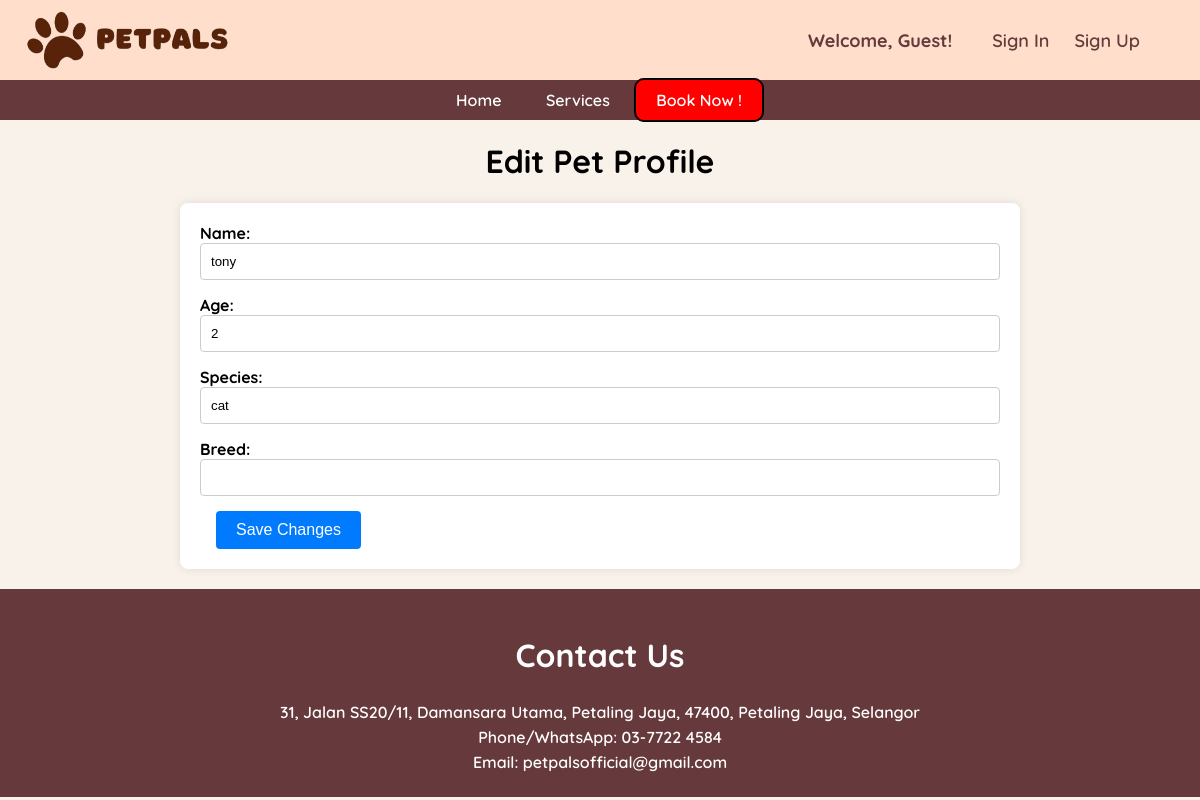
The page /edit_pet/6 on the database as committed earlier.
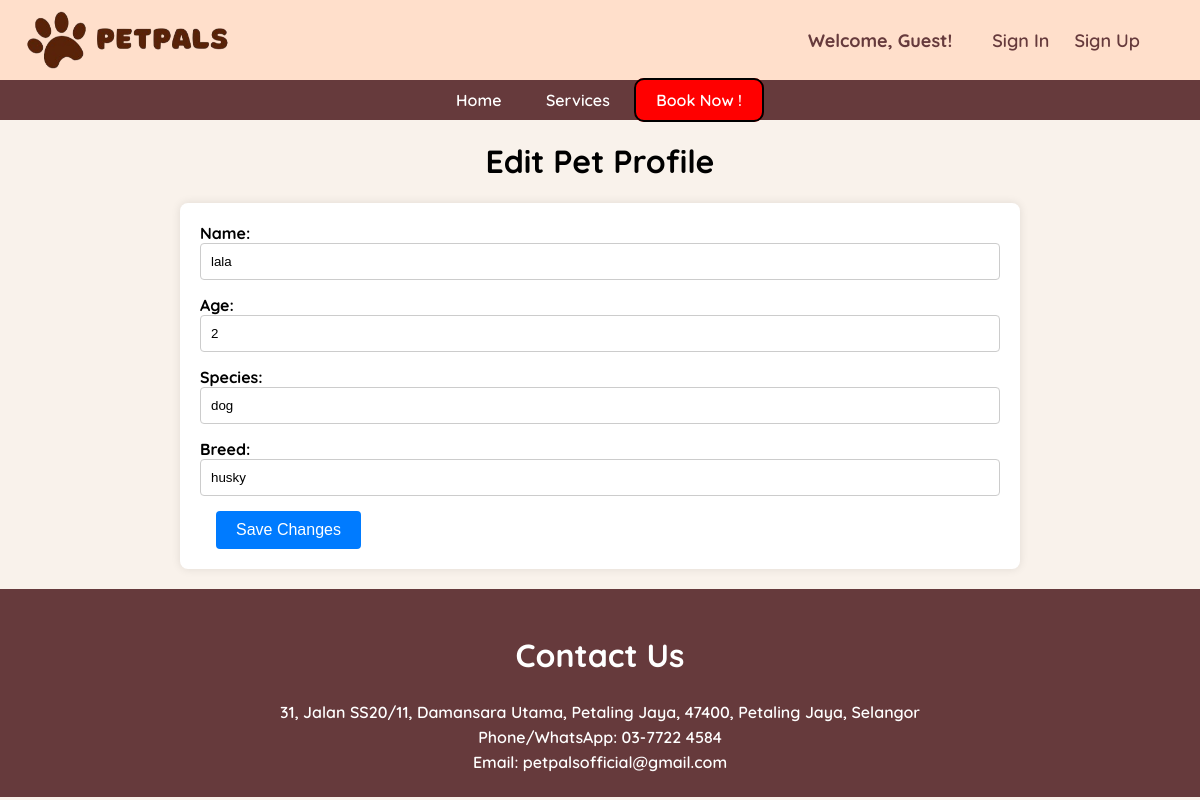
The same page on the database as committed later.
### main/models.py (models this page shows)
class Pet(models.Model):
    name = models.CharField(max_length=20)
    owner = models.ForeignKey(Owner, null=True, on_delete=models.CASCADE)
    age = models.PositiveBigIntegerField()
    species = models.CharField(max_length=50)
    breed = models.CharField(max_length=50)
    def __str__(self):
        return self.name

### main/views.py (the view)
# urls.py: path('edit_pet/<int:pet_id>', views.edit_pet, name="edit_pet"),
def edit_pet(request, pet_id):
    pet_instance = get_object_or_404(Pet, id=pet_id)
    print(pet_instance)
    if request.method == 'POST':
        form = PetForm(request.POST, instance=pet_instance)
        if form.is_valid():
            form.save()
            return redirect('petprofile')
    else:
        form = PetForm(initial={
            'name': pet_instance.name,
            'owner': pet_instance.owner,
            'age': pet_instance.age,
            'species': pet_instance.species,
            'breed': pet_instance.breed
        })
    context = {
        'form': form,
        'pet_instance': pet_instance
    }
    return render(request, 'edit_pet.html', context)

### main/forms.py
class PetForm(forms.ModelForm):
    class Meta:
        model = Pet
        fields = ['name','age','species','breed']

### main/templates/edit_pet.html (shortened to what this page needs)
{% extends 'base.html' %}
{% block content %}
<h1>Edit Pet Profile</h1>
    <form method="post">
        <div class="container">
            <div class=" form-group">
                <label for="id_name">Name:</label>
                <input type="text" id="id_name" name="name" value="{{ pet_instance.name }}">
            </div>
            <div class=" form-group">
                <label for="id_age">Age:</label>
                <input type="text" id="id_age" name="age" value="{{ pet_instance.age }}">
            </div>
            <div class=" form-group">
                <label for="id_species">Species:</label>
                <input type="text" id="id_species" name="species" value="{{ pet_instance.species }}">
            </div>
            <div class=" form-group">
                <label for="id_breed">Breed:</label>
                <input type="text" id="id_breed" name="breed" value="{{ pet_instance.breed }}">
            </div>
            <div class="button-container">
                <button type="submit">Save Changes</button>
            </div>
        </div>
    </form>
</body>
</html>
{% endblock %}

Rows that differ between the two databases and show on the page:
changed Pet: name "tony" → "lala"; species "cat" → "dog"; breed (not shown) → "husky"
